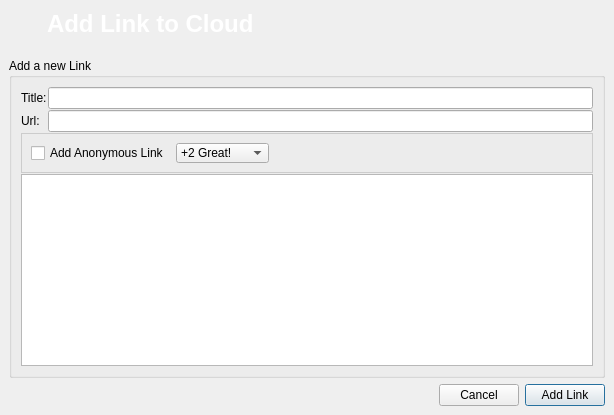
<?xml version="1.0" encoding="UTF-8"?>
<ui version="4.0">
 <class>AddLinksDialog</class>
 <widget class="QDialog" name="AddLinksDialog">
  <property name="geometry">
   <rect>
    <x>0</x>
    <y>0</y>
    <width>614</width>
    <height>415</height>
   </rect>
  </property>
  <property name="windowTitle">
   <string>Add Link</string>
  </property>
  <property name="windowIcon">
   <iconset resource="../../retroshare-gui/src/gui/images.qrc">
    <normaloff>:/images/rstray3.png</normaloff>:/images/rstray3.png</iconset>
  </property>
  <layout class="QGridLayout" name="gridLayout_2">
   <property name="margin">
    <number>0</number>
   </property>
   <property name="spacing">
    <number>0</number>
   </property>
   <item row="0" column="0" colspan="4">
    <widget class="QFrame" name="frame">
     <property name="maximumSize">
      <size>
       <width>16777215</width>
       <height>52</height>
      </size>
     </property>
     <property name="styleSheet">
      <string notr="true">QFrame#frame{background-image: url(:/images/connect/connectFriendBanner.png);} 
</string>
     </property>
     <property name="frameShape">
      <enum>QFrame::NoFrame</enum>
     </property>
     <property name="frameShadow">
      <enum>QFrame::Raised</enum>
     </property>
     <layout class="QHBoxLayout" name="horizontalLayout">
      <item>
       <widget class="QLabel" name="linksiconlabel">
        <property name="maximumSize">
         <size>
          <width>32</width>
          <height>32</height>
         </size>
        </property>
        <property name="text">
         <string/>
        </property>
        <property name="pixmap">
         <pixmap resource="../../retroshare-gui/src/gui/images.qrc">:/images/irkick.png</pixmap>
        </property>
       </widget>
      </item>
      <item>
       <widget class="QLabel" name="label">
        <property name="text">
         <string>&lt;!DOCTYPE HTML PUBLIC &quot;-//W3C//DTD HTML 4.0//EN&quot; &quot;http://www.w3.org/TR/REC-html40/strict.dtd&quot;&gt;
&lt;html&gt;&lt;head&gt;&lt;meta name=&quot;qrichtext&quot; content=&quot;1&quot; /&gt;&lt;style type=&quot;text/css&quot;&gt;
p, li { white-space: pre-wrap; }
&lt;/style&gt;&lt;/head&gt;&lt;body style=&quot; font-family:'MS Shell Dlg 2'; font-size:8.25pt; font-weight:400; font-style:normal;&quot;&gt;
&lt;p style=&quot; margin-top:0px; margin-bottom:0px; margin-left:0px; margin-right:0px; -qt-block-indent:0; text-indent:0px;&quot;&gt;&lt;span style=&quot; font-family:'DejaVu Sans'; font-size:18pt; font-weight:600; color:#ffffff;&quot;&gt;Add Link to Cloud&lt;/span&gt;&lt;/p&gt;&lt;/body&gt;&lt;/html&gt;</string>
        </property>
       </widget>
      </item>
     </layout>
    </widget>
   </item>
   <item row="1" column="0" colspan="4">
    <widget class="QFrame" name="frame_2">
     <property name="frameShape">
      <enum>QFrame::NoFrame</enum>
     </property>
     <property name="frameShadow">
      <enum>QFrame::Raised</enum>
     </property>
     <layout class="QGridLayout" name="gridLayout_5">
      <item row="1" column="1">
       <widget class="QPushButton" name="closepushButton">
        <property name="text">
         <string>Cancel</string>
        </property>
       </widget>
      </item>
      <item row="1" column="2">
       <widget class="QPushButton" name="addLinkButton">
        <property name="text">
         <string>Add Link</string>
        </property>
        <property name="autoDefault">
         <bool>false</bool>
        </property>
        <property name="default">
         <bool>true</bool>
        </property>
       </widget>
      </item>
      <item row="1" column="0">
       <spacer name="horizontalSpacer">
        <property name="orientation">
         <enum>Qt::Horizontal</enum>
        </property>
        <property name="sizeHint" stdset="0">
         <size>
          <width>375</width>
          <height>20</height>
         </size>
        </property>
       </spacer>
      </item>
      <item row="0" column="0" colspan="3">
       <widget class="QGroupBox" name="groupBox">
        <property name="title">
         <string>Add a new Link</string>
        </property>
        <layout class="QGridLayout" name="gridLayout">
         <property name="spacing">
          <number>1</number>
         </property>
         <item row="0" column="0">
          <layout class="QHBoxLayout" name="horizontalLayout_3">
           <item>
            <layout class="QVBoxLayout" name="verticalLayout_2">
             <item>
              <widget class="QLabel" name="label_6">
               <property name="text">
                <string>Title:</string>
               </property>
              </widget>
             </item>
             <item>
              <widget class="QLabel" name="label_7">
               <property name="text">
                <string>Url:</string>
               </property>
              </widget>
             </item>
            </layout>
           </item>
           <item>
            <layout class="QVBoxLayout" name="verticalLayout">
             <item>
              <widget class="QLineEdit" name="titleLineEdit"/>
             </item>
             <item>
              <widget class="QLineEdit" name="linkLineEdit">
               <property name="sizePolicy">
                <sizepolicy hsizetype="Expanding" vsizetype="Fixed">
                 <horstretch>0</horstretch>
                 <verstretch>0</verstretch>
                </sizepolicy>
               </property>
              </widget>
             </item>
            </layout>
           </item>
          </layout>
         </item>
         <item row="1" column="0">
          <widget class="QFrame" name="frame_3">
           <property name="maximumSize">
            <size>
             <width>16777215</width>
             <height>40</height>
            </size>
           </property>
           <property name="styleSheet">
            <string notr="true">QFrame#frame_3{ 
background-color: qlineargradient(x1:0, y1:0, x2:0, y2:1,
stop:0 #FEFEFE, stop:1 #E8E8E8);

border: 1px solid #CCCCCC;}</string>
           </property>
           <property name="frameShape">
            <enum>QFrame::StyledPanel</enum>
           </property>
           <property name="frameShadow">
            <enum>QFrame::Raised</enum>
           </property>
           <layout class="QHBoxLayout" name="horizontalLayout_2">
            <item>
             <widget class="QCheckBox" name="anonBox">
              <property name="text">
               <string>Add Anonymous Link</string>
              </property>
             </widget>
            </item>
            <item>
             <widget class="QComboBox" name="scoreBox">
              <item>
               <property name="text">
                <string>+2 Great!</string>
               </property>
               <property name="icon">
                <iconset resource="../../retroshare-gui/src/gui/images.qrc">
                 <normaloff>:/images/filerating5.png</normaloff>:/images/filerating5.png</iconset>
               </property>
              </item>
              <item>
               <property name="text">
                <string>+1 Good</string>
               </property>
               <property name="icon">
                <iconset resource="../../retroshare-gui/src/gui/images.qrc">
                 <normaloff>:/images/filerating4.png</normaloff>:/images/filerating4.png</iconset>
               </property>
              </item>
              <item>
               <property name="text">
                <string>0 Okay</string>
               </property>
               <property name="icon">
                <iconset resource="../../retroshare-gui/src/gui/images.qrc">
                 <normaloff>:/images/filerating3.png</normaloff>:/images/filerating3.png</iconset>
               </property>
              </item>
              <item>
               <property name="text">
                <string>-1 Sux</string>
               </property>
               <property name="icon">
                <iconset resource="../../retroshare-gui/src/gui/images.qrc">
                 <normaloff>:/images/filerating2.png</normaloff>:/images/filerating2.png</iconset>
               </property>
              </item>
              <item>
               <property name="text">
                <string>-2 Bad Link</string>
               </property>
               <property name="icon">
                <iconset resource="../../retroshare-gui/src/gui/images.qrc">
                 <normaloff>:/images/filerating1.png</normaloff>:/images/filerating1.png</iconset>
               </property>
              </item>
             </widget>
            </item>
            <item>
             <spacer name="horizontalSpacer_2">
              <property name="orientation">
               <enum>Qt::Horizontal</enum>
              </property>
              <property name="sizeHint" stdset="0">
               <size>
                <width>299</width>
                <height>20</height>
               </size>
              </property>
             </spacer>
            </item>
           </layout>
          </widget>
         </item>
         <item row="2" column="0">
          <widget class="QTextEdit" name="linkTextEdit">
           <property name="sizePolicy">
            <sizepolicy hsizetype="Expanding" vsizetype="Preferred">
             <horstretch>0</horstretch>
             <verstretch>0</verstretch>
            </sizepolicy>
           </property>
           <property name="maximumSize">
            <size>
             <width>16777215</width>
             <height>16777215</height>
            </size>
           </property>
          </widget>
         </item>
        </layout>
       </widget>
      </item>
     </layout>
    </widget>
   </item>
  </layout>
 </widget>
 <resources>
  <include location="../../retroshare-gui/src/gui/images.qrc"/>
  <include location="images.qrc"/>
 </resources>
 <connections/>
</ui>
